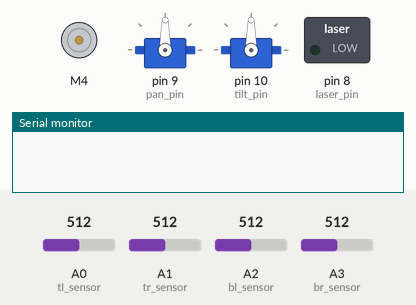
Bench run of a sketch on a simulated Arduino Uno, built with avr-gcc and run on an emulated ATmega328P. Parts: DC motor (green arrow = forward, orange = backward, longer = faster), 2 × servo, switched loads named in the sketch (green lamp = pin HIGH), the last lines printed to the serial monitor. Dashed ring = blinking. The inputs (shaded band) are chosen by the test bench; at power-on: A0 (tl_sensor) = 512, A2 (bl_sensor) = 512, A3 (br_sensor) = 512, A1 (tr_sensor) = 512. Random numbers use the default seed unless the sketch sets one.

Above: at 0.1 s.
1.8 s: A0 (tl_sensor) set to 567
At 2.7 s:
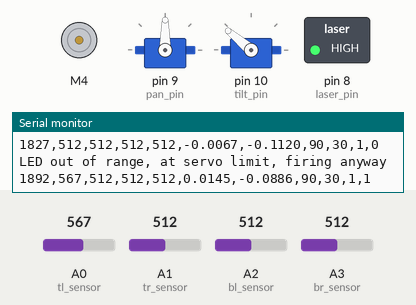
5.2 s: A0 (tl_sensor) set to 589
At 6.1 s:
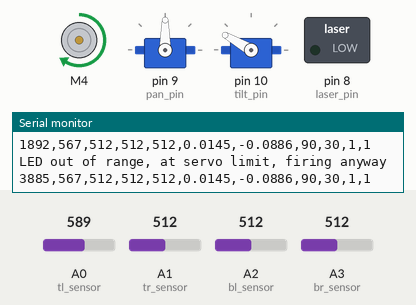
8.6 s: A2 (bl_sensor) set to 544
At 11.97 s:
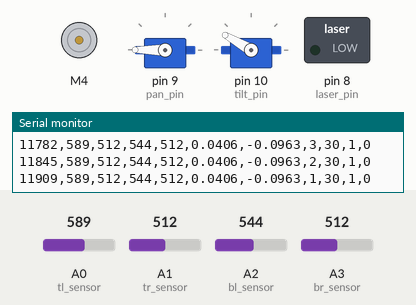
12.0 s: A2 (bl_sensor) set to 577
At 14.8 s:
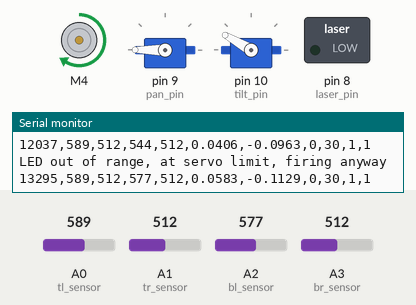
15.4 s: A3 (br_sensor) set to 250
18.8 s: A3 (br_sensor) set to 225
Timing chart, 0 to 25.3 s (numbered marks = the images above; inputs shaded):
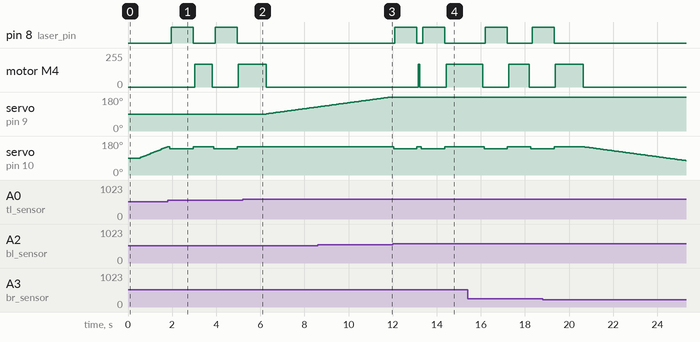

Measured:
- the behaviour switches between 581 and 582 on A0 (tl_sensor) (found by bisection; images 1 and 2)
- the behaviour switches between 561 and 562 on A2 (bl_sensor) (found by bisection; images 3 and 4)
- after the input at 5.2 s, servo on pin 9 (pan_pin): moves from 90° to 127° over 2.3 s, starting after 1.1 s

The sketch:

tracking_mechanism.ino
```cpp
#include <Servo.h>
#include <Adafruit_MotorShield.h>

// per-sensor calibration (OFF_*, GAIN_*) and MIN_BRIGHTNESS, calibrated = (raw - OFF) * GAIN
// generated from the latest calibration run by calibration/apply.py, do not edit by hand
#include "calibration_values.h"

// constants
const int PAN_HOME = 90;                    // points straight ahead
const int TILT_HOME = 90;                   // points level
// tilt angles in this code: higher = up, lower = down (90 = level)
const bool PAN_REVERSED = true;            // true = pan servo turns the opposite way, so write 180 - pan to it
const bool TILT_REVERSED = true;            // servo is mounted flipped, so write 180 - tilt to it
const int TILT_MIN = 30, TILT_MAX = 150;    // TILT_MIN = farthest down, TILT_MAX = farthest up; keep the sensor from hitting the mount
const int SETTLE_MS = 60;                  // delay after each servo step
const int BIG_MOVE_MS = 500;                // delay after a big jump (homing)
const int MAX_DEGREE_JUMP = 5;              // maximum number of degrees the servos can jump at once
const float TRACK_GAIN = 30;                // degrees of servo step per unit of x_diff / y_diff (tune: too low = sluggish, too high = overshoot)
const float FOUND_THRESHOLD = 0.02;         // Error threshold for marking LED as found (placeholder, set from characterization)
const int BUG_MOTOR_SPEED = 170;            // wheel motor speed (0-255)
const int LASER_TILT_OFFSET = 10;            // degrees to tilt up before firing, because the laser hits below the LED

// initialize sensor pins (2x2 square, as seen from behind the head looking at the LED)
const int tl_sensor = A0;   // top left
const int tr_sensor = A1;   // top right
const int bl_sensor = A2;   // bottom left
const int br_sensor = A3;   // bottom right

// servos and laser pin numbers
const int pan_pin = 9;
const int tilt_pin = 10;
const int laser_pin = 8;

// boolean for if LED is found (tracking successful)
bool LED_found = false;

// initialize servos
Servo panServo, tiltServo;

// initialize motor shield and bug wheel motor (port M1)
Adafruit_MotorShield AFMS = Adafruit_MotorShield();
Adafruit_DCMotor *bugMotor = AFMS.getMotor(4);

// initialize current pan and tilt positions
int curPan = PAN_HOME, curTilt = TILT_HOME;

// initialize structure for differential sensing values
struct Differences {
  float x_diff;
  float y_diff;
};

// move pan and tilt servos, then wait for them to stop moving
void moveTo(int pan, int tilt) {
  // ensure pan and tilt values are within range
  pan = constrain(pan, 0, 180);
  tilt = constrain(tilt, TILT_MIN, TILT_MAX);

  // move to pan and tilt values
  panServo.write(PAN_REVERSED ? 180 - pan : pan);
  tiltServo.write(TILT_REVERSED ? 180 - tilt : tilt);

  // set current pan and tilt values to new values
  curPan = pan;
  curTilt = tilt;

  delay(SETTLE_MS);
}

// servo step in degrees for one axis: proportional to the error, at least 1 degree
// when the error is outside FOUND_THRESHOLD (so small errors don't round to 0), at most MAX_DEGREE_JUMP
int trackStep(float diff) {
  if (fabs(diff) < FOUND_THRESHOLD) return 0;
  int step = round(diff * TRACK_GAIN);
  if (step == 0) step = (diff > 0) ? 1 : -1;
  return constrain(step, -MAX_DEGREE_JUMP, MAX_DEGREE_JUMP);
}

void bugMove(unsigned long duration) {
  // turn on motor attached to bug for duration of time
  bugMotor->setSpeed(BUG_MOTOR_SPEED);
  bugMotor->run(FORWARD);
  delay(duration);
  bugMotor->run(RELEASE);
}

// apply calibration to a raw reading, never below 0
float calibrate(int raw, float off, float gain) {
  return max(0.0, (raw - off) * gain);
}

Differences diffSenseNorm(float tl, float tr, float bl, float br) {
  // calculate normalized difference for a 2x2 sensor square of calibrated readings
  // x_diff = (left column - right column) / total
  // y_diff = (top row - bottom row) / total
  // x_diff > 0: left column brighter, LED is to the left
  // y_diff > 0: top row brighter, LED is above
  // loop() adds y_diff to tilt (higher = up) and subtracts x_diff from pan;
  // if pan turns away from the LED, flip PAN_REVERSED
  // callers must check brightness first so the denominator is never 0

  float total = tl + tr + bl + br;
  Differences diffs;
  diffs.x_diff = ((tl + bl) - (tr + br)) / total;
  diffs.y_diff = ((tl + tr) - (bl + br)) / total;
  return diffs;
}

void setup() {
  Serial.begin(115200);

  // initialize pin modes
  pinMode(tl_sensor, INPUT);
  pinMode(tr_sensor, INPUT);
  pinMode(bl_sensor, INPUT);
  pinMode(br_sensor, INPUT);
  pinMode(laser_pin, OUTPUT);
  digitalWrite(laser_pin, LOW);

  // initialize motor shield
  if (!AFMS.begin()) {
    Serial.println("Motor shield not found");
    while (1);
  }
  bugMotor->run(RELEASE);

  // initialize servos
  panServo.attach(pan_pin);
  tiltServo.attach(tilt_pin);
  moveTo(PAN_HOME, TILT_HOME);
  delay(BIG_MOVE_MS);

  // CSV header for serial logging
  Serial.println("ms,tl,tr,bl,br,x_diff,y_diff,pan,tilt,bright,found");
}

void loop() {
  // read sensor values
  int tl = analogRead(tl_sensor);
  int tr = analogRead(tr_sensor);
  int bl = analogRead(bl_sensor);
  int br = analogRead(br_sensor);

  // calibrate so every sensor reads the same for the same light
  float c_tl = calibrate(tl, OFF_TL, GAIN_TL);
  float c_tr = calibrate(tr, OFF_TR, GAIN_TR);
  float c_bl = calibrate(bl, OFF_BL, GAIN_BL);
  float c_br = calibrate(br, OFF_BR, GAIN_BR);

  // only track if the sensors see enough light (also prevents divide by zero)
  bool bright = (c_tl + c_tr + c_bl + c_br >= MIN_BRIGHTNESS);

  Differences diffs = {0, 0};
  if (bright) {
    diffs = diffSenseNorm(c_tl, c_tr, c_bl, c_br);

    // check if servos pointing at LED (both axes inside FOUND_THRESHOLD, the same test trackStep
    // uses to stop moving), otherwise move a small step towards the LED
    if (trackStep(diffs.x_diff) == 0 && trackStep(diffs.y_diff) == 0) {
      LED_found = true;
    }
    else {
      // y_diff > 0 means the LED is above, so tilt up (higher tilt)
      int lastPan = curPan, lastTilt = curTilt;
      moveTo(curPan - trackStep(diffs.x_diff), curTilt + trackStep(diffs.y_diff));

      // if the servo limits stopped every axis that still needed to move, the LED is out of
      // range; this is as close as the head can get, so fire from here anyway
      if (curPan == lastPan && curTilt == lastTilt) {
        Serial.println("LED out of range, at servo limit, firing anyway");
        LED_found = true;
      }
    }
  }

  // log raw readings and tracking state
  Serial.print(millis());       Serial.print(',');
  Serial.print(tl);             Serial.print(',');
  Serial.print(tr);             Serial.print(',');
  Serial.print(bl);             Serial.print(',');
  Serial.print(br);             Serial.print(',');
  Serial.print(diffs.x_diff, 4); Serial.print(',');
  Serial.print(diffs.y_diff, 4); Serial.print(',');
  Serial.print(curPan);         Serial.print(',');
  Serial.print(curTilt);        Serial.print(',');
  Serial.print(bright);         Serial.print(',');
  Serial.println(LED_found);

  // if found
  if (LED_found == true) {
    // tilt up to correct the laser hitting below the LED, fire, then return to the tracked position
    int aimedTilt = curTilt;
    moveTo(curPan, curTilt + LASER_TILT_OFFSET);
    digitalWrite(laser_pin, HIGH); // activate laser diode
    delay(1000);
    digitalWrite(laser_pin, LOW);
    moveTo(curPan, aimedTilt);
    bugMove(random(1, 2001)); // turn on motor for random time between 1 ms - 2000 ms
    LED_found = false;
  }
}
```

calibration_values.h
```cpp
// Generated by calibration/apply.py from calibration run 20261013_135108. Do not edit by hand:
// rerun calibrate.py (or apply.py) instead. Calibrated reading = (raw - OFF) * GAIN.
#pragma once

const float OFF_TL = 6.0, OFF_TR = 22.5, OFF_BL = 11.7, OFF_BR = 8.1;
const float GAIN_TL = 0.799, GAIN_TR = 1.029, GAIN_BL = 1.222, GAIN_BR = 1.043;

// minimum summed calibrated reading of all 4 sensors to count as seeing the LED
const int MIN_BRIGHTNESS = 178;

// sensor noise with a still, centered LED; not applied, FOUND_THRESHOLD is set by hand
const float CAL_SUGGESTED_FOUND_THRESHOLD = 0.0041;
```
